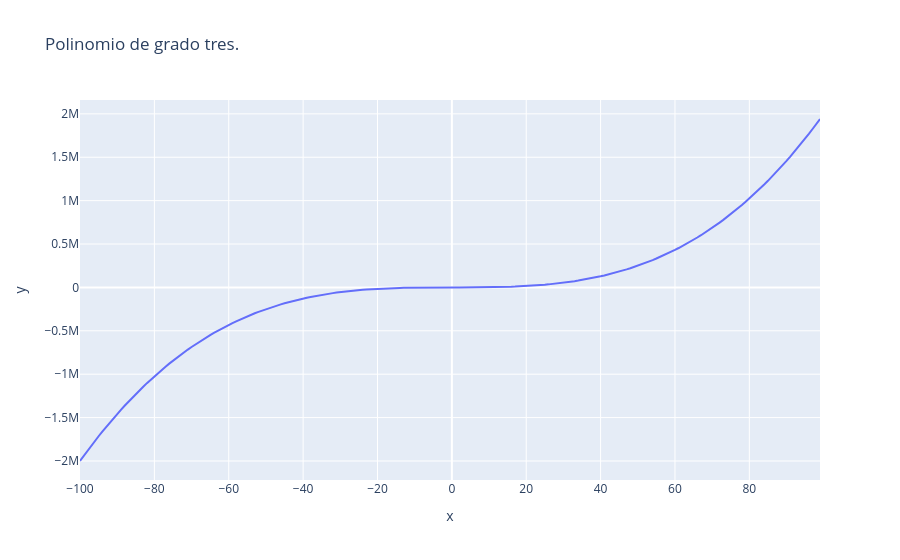

The cell this chart's notebook holds for it:
### Code cell
import plotly.express as px
import pandas as pd


## polinomio ###
po = lambda i: 2*i**3+ 3*i + 2
## end polinomio ###

r = 100


df = pd.DataFrame(dict(
    x = [ i for i in range(-100, r)  ],
    y = [ po(i) for i in range(-100, r)  ]
))
fig = px.line(df, x="x", y="y", title="Polinomio de grado tres.") 
fig.show()

### Figure 1 — Plotly figure (JSON) as saved in the notebook; plotly's stock layout.template omitted (floating-point values rounded to 4 significant figures; data arrays with more than 128 entries replaced by an {"elided": "..."} marker saying what was removed)
{"data": [{"hovertemplate": "x=%{x}<br>y=%{y}<extra></extra>", "legendgroup": "", "line": {"color": "#636efa", "dash": "solid"}, "marker": {"symbol": "circle"}, "mode": "lines", "name": "", "orientation": "v", "showlegend": false, "type": "scatter", "x": {"elided": "200 int values"}, "xaxis": "x", "y": {"elided": "200 int values"}, "yaxis": "y"}], "layout": {"autosize": true, "legend": {"tracegroupgap": 0}, "title": {"text": "Polinomio de grado tres."}, "xaxis": {"anchor": "y", "autorange": true, "domain": [0, 1], "range": [-100, 99], "title": {"text": "x"}, "type": "linear"}, "yaxis": {"anchor": "x", "autorange": true, "domain": [0, 1], "range": [-2219000.0, 2160000.0], "title": {"text": "y"}, "type": "linear"}}}
